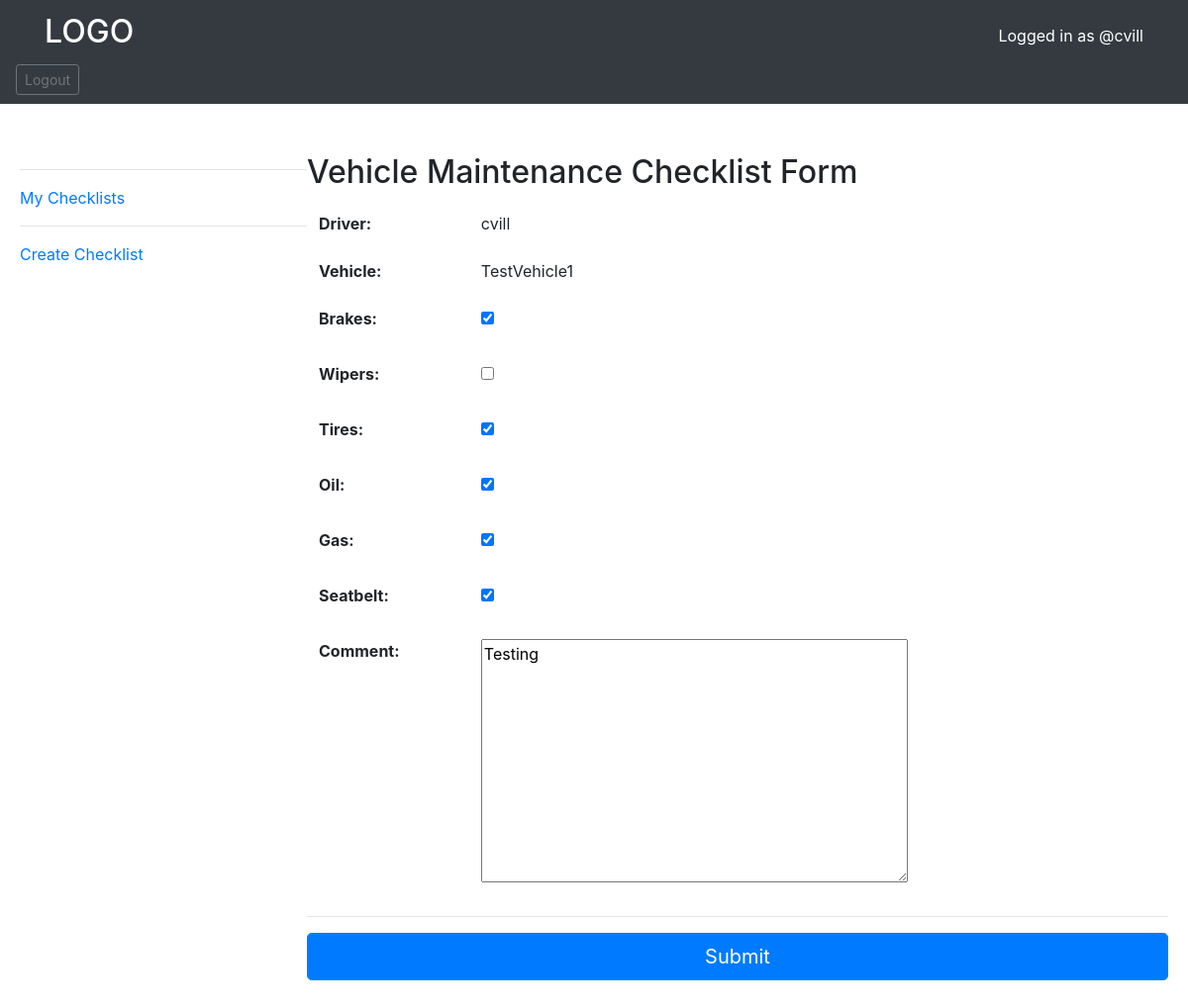
/update-checklist/1/ (signed in), run on the app's committed database.
### base/models.py (models this page shows, shortened)
class User(AbstractUser):
    DRIVER = 'DR'
    SUPERVISOR = 'SP'
    role = models.CharField(
        max_length=2,
        choices=[
            (DRIVER, 'Driver'),
            (SUPERVISOR, 'Supervisor'),
         ],
        default=DRIVER,
    )
    vehicle =  models.ForeignKey(Vehicle, on_delete=models.CASCADE, null=True)

class Vehicle(models.Model):
    name = models.CharField(max_length = 30)
    updated = models.DateTimeField(auto_now=True)
    created = models.DateTimeField(auto_now_add=True)
    def __str__(self):
        return self.name

class VehicleChecklist(models.Model):
    vehicle =  models.ForeignKey(Vehicle, on_delete=models.CASCADE)
    driver = models.ForeignKey(User, on_delete=models.CASCADE)
    brakes = models.BooleanField(null=False, default=False)
    wipers = models.BooleanField(null=False, default=False)
    tires = models.BooleanField(null=False, default=False)
    oil = models.BooleanField(null=False, default=False)
    gas = models.BooleanField(null=False, default=False)
    seatbelt = models.BooleanField(null=False, default=False)
    comment = models.TextField(null=True, blank = True)
    updated = models.DateTimeField(auto_now=True)
    created = models.DateTimeField(auto_now_add=True)
    class  Meta:
        ordering = ['-created']

### base/views.py (the view, shortened to what this page needs)
# urls.py: path('update-checklist/<str:pk>/', views.updateChecklist, name="update-checklist"),
def  updateChecklist(request,pk):
    checklist  = VehicleChecklist.objects.get(id=pk)
    form = ChecklistForm(instance = checklist)
    if request.user != checklist.driver:
        return HttpResponse('You dont have permission to perform this action')
    context = {'form':form}
    return render(request, 'base/checklist_form.html', context)

### base/forms.py
class ChecklistForm(ModelForm):
    brakes = forms.BooleanField(widget=forms.CheckboxInput, required=False)
    wipers = forms.BooleanField(widget=forms.CheckboxInput, required=False)
    tires = forms.BooleanField(widget=forms.CheckboxInput, required=False)
    oil = forms.BooleanField(widget=forms.CheckboxInput, required=False)
    gas = forms.BooleanField(widget=forms.CheckboxInput, required=False)
    seatbelt = forms.BooleanField(widget=forms.CheckboxInput, required=False)
    class Meta:
        model = VehicleChecklist
        fields = '__all__'
        exclude = ['driver', 'vehicle']

### base/templates/base/checklist_form.html (shortened to what this page needs)
{%extends 'main.html'%}
{% block content %}
<h2>Vehicle Maintenance Checklist Form</h2>
<form method="POST">
    <table class="table table-reponsive-sm  table-borderless">
        <tr>
            <th>
                Driver:
            </th>
            <td>
                {{ request.user.username }}
            </td>
        </tr>
        <tr>
            <th>
                Vehicle:
            </th>
            <td>
                {{ request.user.vehicle }}
            </td>
        </tr>
        {% for field in form %}
        <tr>
            <th>{{field.label_tag}}</th>
            <td>
            {{ field }}
            </td>
        </tr>
        {% endfor %}
    </table>
    <hr/>
    <input class="btn btn-lg btn-primary btn-block" type="submit" value="Submit" />
</form>
<br><br>
{% endblock content %}

### templates/navbar.html (shortened to what this page needs)
<nav class="navbar navbar-dark bg-dark">
    <div class="container">
        <a class="navbar-brand" href="/"><h2>LOGO</h2></a>
        {% if request.user.is_authenticated %}
        <span class="text-white bg-dark">Logged in as @{{request.user.username}}</span>
        {% endif %}
    </div>
    <br>
    {% if request.user.is_authenticated %}
    <a href="{% url 'logout' %}" class="btn btn-sm btn-outline-secondary" role="button">Logout</a>
    {% endif %}
</nav>

### data on the page
User: user.username "cvill", user.vehicle "TestVehicle1"
VehicleChecklist: form "☑" "☑" "☑" "☑" "☑" "Testing"

### other printed values
{{ field.label_tag }} "Brakes:" "Wipers:" "Tires:" "Oil:" "Gas:" "Seatbelt:" "Comment:"
